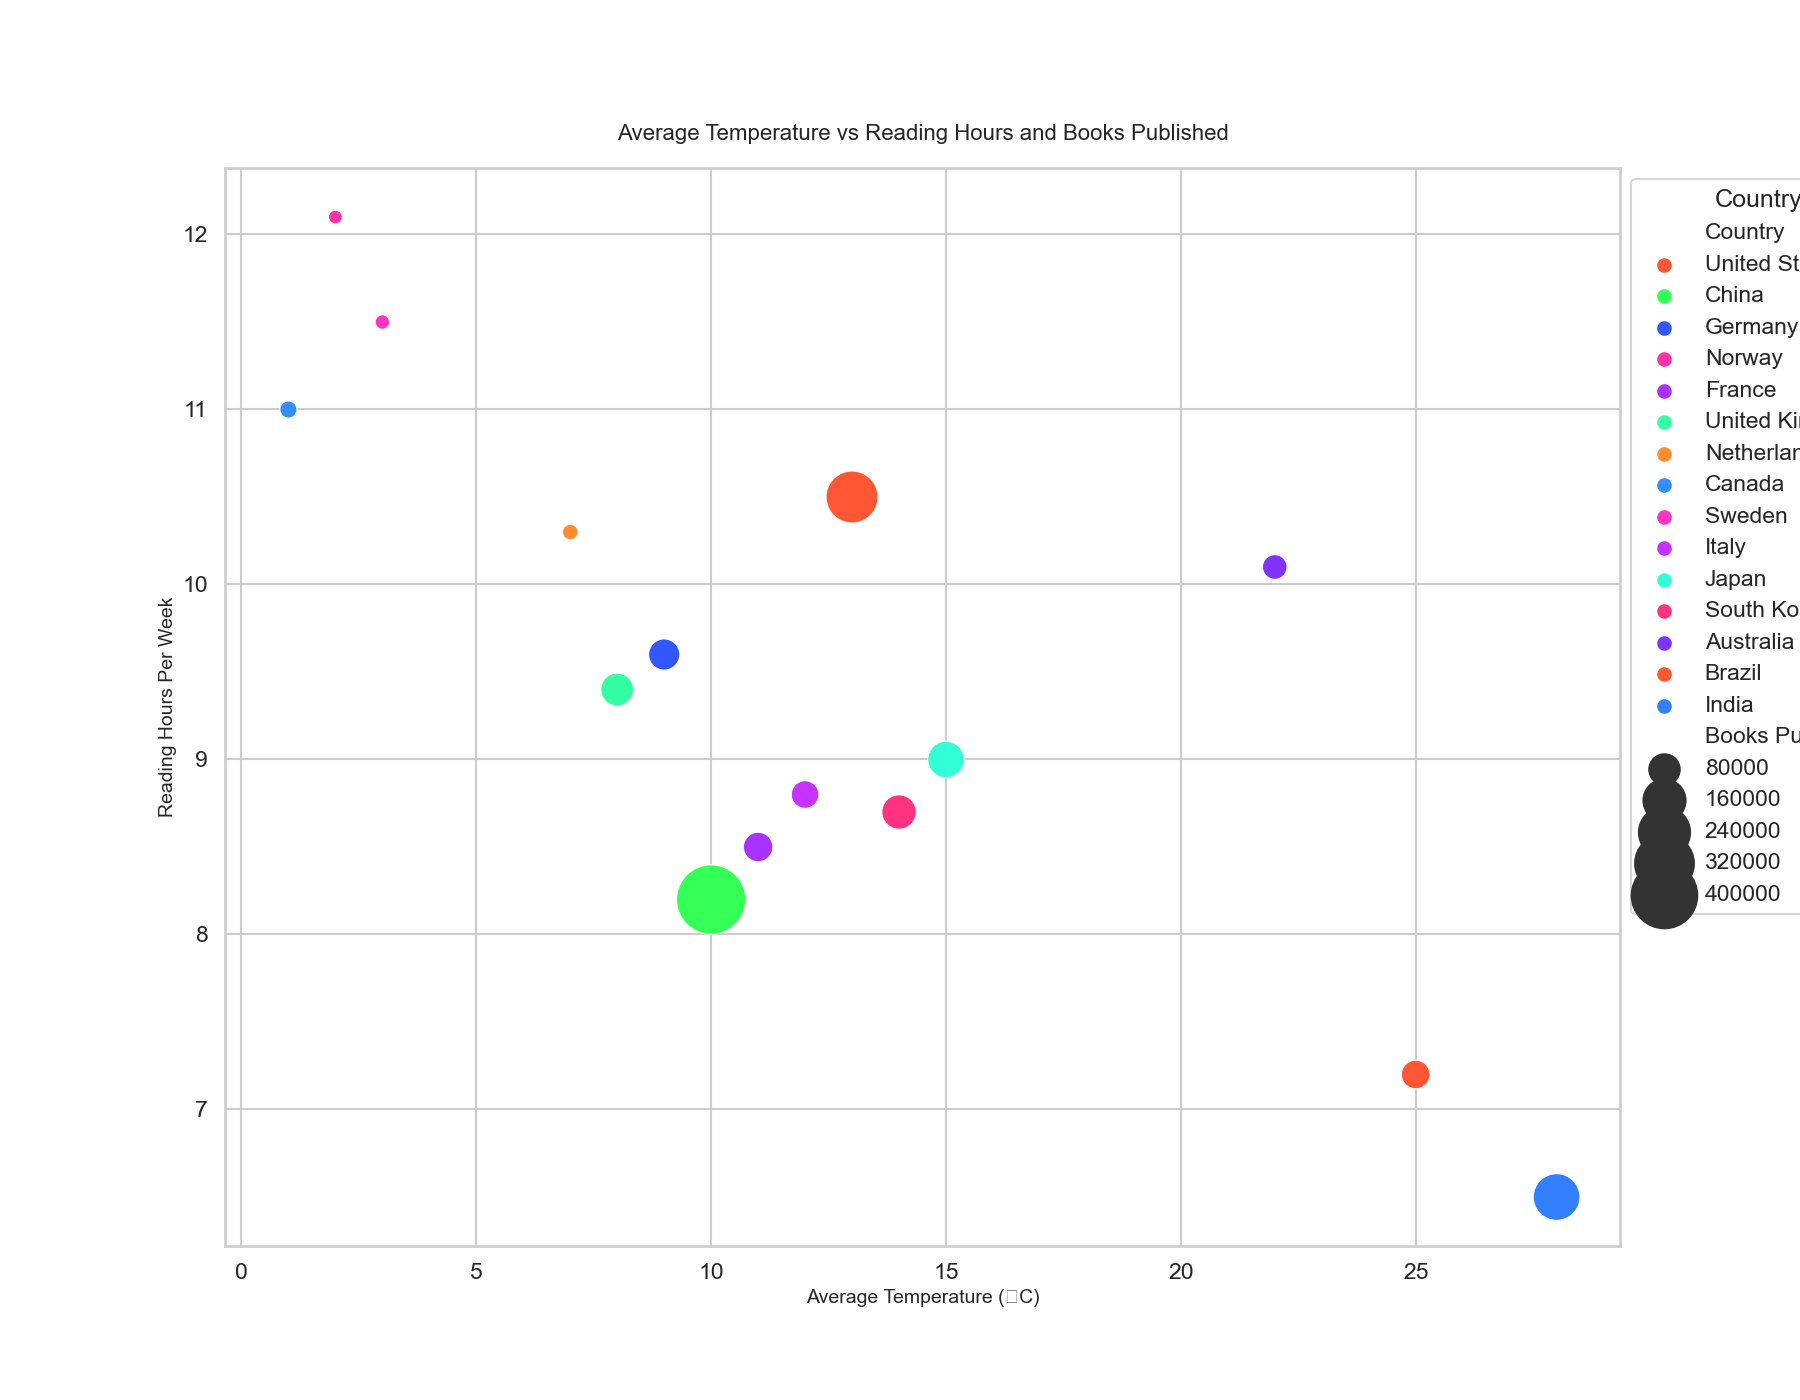

This figure's Python source:

import pandas as pd
import seaborn as sns
import matplotlib.pyplot as plt

data = {
    'Country': ['United States', 'China', 'Germany', 'Norway', 'France', 'United Kingdom', 
                'Netherlands', 'Canada', 'Sweden', 'Italy', 'Japan', 'South Korea',
                'Australia', 'Brazil', 'India'],
    'Average Temperature (°C)': [13, 10, 9, 2, 11, 8, 7, 1, 3, 12, 15, 14, 22, 25, 28],
    'Books Published': [250000, 450000, 85000, 10000, 75000, 95000, 15000, 20000, 12000, 65000, 120000, 105000, 50000, 70000, 200000],
    'Reading Hours Per Week': [10.5, 8.2, 9.6, 12.1, 8.5, 9.4, 10.3, 11.0, 11.5, 8.8, 9.0, 8.7, 10.1, 7.2, 6.5],
    'Population (Millions)': [331, 1440, 83, 5, 65, 68, 17, 38, 10, 60, 126, 52, 26, 213, 1393]
}

df = pd.DataFrame(data)

plt.figure(figsize=(18, 14))
bubble_chart = sns.scatterplot(data=df, 
                               x='Average Temperature (°C)', 
                               y='Reading Hours Per Week', 
                               size='Books Published', 
                               hue='Country', 
                               palette=['#FF5733','#33FF57','#3357FF','#FF33A8','#A833FF','#33FFA2',
                                        '#FF8C33','#338FFF','#FF33C4','#C433FF','#33FFD7','#FF3380',
                                        '#8033FF','#FF5733','#3380FF'],
                               sizes=(100, 2500))

plt.title('Average Temperature vs Reading Hours and Books Published', fontsize=16, pad=20)
plt.xlabel('Average Temperature (°C)', fontsize=14)
plt.ylabel('Reading Hours Per Week', fontsize=14)

bubble_chart.legend(loc='upper left', bbox_to_anchor=(1, 1), title='Country')

plt.show()
